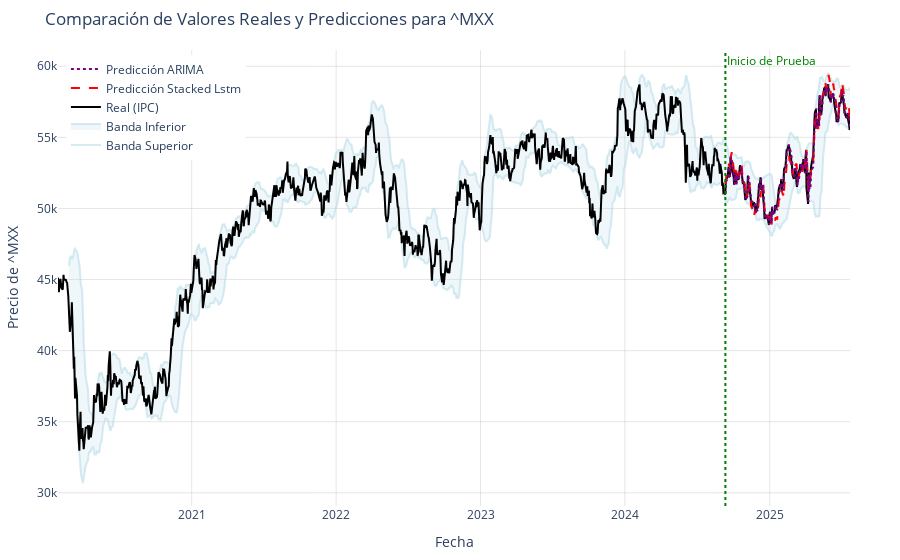

This figure's notebook cell:
### Code cell
# --- Final Interactive Prediction Plot and Learning Curve ---

# --- Evaluation and Plotting Helper Functions ---
def update_layout(fig, ticker):
    fig.update_layout(
        title=f'Comparación de Valores Reales y Predicciones para {ticker}',
        xaxis_title='Fecha',
        yaxis_title=f'Precio de {ticker}',
        template='plotly_white',
        hovermode='x unified',
        legend=dict(yanchor="top", y=0.99, xanchor="left", x=0.01),
        showlegend=True, margin=dict(l=50, r=50, t=50, b=50)
    )
    fig.update_xaxes(showgrid=True, gridwidth=1, gridcolor='rgba(128,128,128,0.2)')
    fig.update_yaxes(showgrid=True, gridwidth=1, gridcolor='rgba(128,128,128,0.2)')

# --- Final Interactive Prediction Plot ---
full_history_df = pd.DataFrame({'Real': features_df[TARGET_TICKER]}, index=features_df.index)
pred_test_df = pd.DataFrame({'Predicción': lstm_final_preds}, index=dates_test)
cutoff_date = dates_test.min().to_pydatetime()

# Calculate Bollinger Bands for the entire dataset for context
full_history_df['BB_MA'] = full_history_df['Real'].rolling(window=20).mean()
full_history_df['BB_STD'] = full_history_df['Real'].rolling(window=20).std()
full_history_df['BB_UPPER'] = full_history_df['BB_MA'] + (full_history_df['BB_STD'] * 2)
full_history_df['BB_LOWER'] = full_history_df['BB_MA'] - (full_history_df['BB_STD'] * 2)

fig = go.Figure()

# Add Bollinger Bands (confidence bands)
fig.add_trace(go.Scatter(x=full_history_df.index, y=full_history_df['BB_UPPER'], mode='lines', line=dict(color='rgba(173, 216, 230, 0.5)'), name='Banda Superior'))
fig.add_trace(go.Scatter(x=full_history_df.index, y=full_history_df['BB_LOWER'], mode='lines', line=dict(color='rgba(173, 216, 230, 0.5)'), fill='tonexty', fillcolor='rgba(173, 216, 230, 0.2)', name='Banda Inferior'))

# Add real values
fig.add_trace(go.Scatter(x=full_history_df.index, y=full_history_df['Real'], name='Real (IPC)', line=dict(color='black', width=2)))

# Add winning LSTM predictions
fig.add_trace(go.Scatter(x=pred_test_df.index, y=pred_test_df['Predicción'], name=f'Predicción {final_model_name}', line=dict(color='red', width=2, dash='dash')))

# Add ARIMA predictions
fig.add_trace(go.Scatter(x=dates_test, y=arima_preds, name='Predicción ARIMA', line=dict(color='purple', width=2, dash='dot')))

# Add vertical line
fig.add_vline(x=cutoff_date, line_dash="dot", line_color="green")
fig.add_annotation(x=cutoff_date, y=1, yref="paper", text="Inicio de Prueba", showarrow=False, xanchor="left", font=dict(color="green"))

# Update layout
update_layout(fig, TARGET_TICKER)
print("\n--- Gráfica Comparativa de Predicciones en el Conjunto de Prueba ---")
fig.show()

# --- Learning Curve ---
model_type_key = list(training_histories.keys())[0]
history_data = training_histories[model_type_key]

plt.figure(figsize=(18, 6))
plt.plot(history_data['train_loss'], label='Pérdida de Entrenamiento')
plt.plot(history_data['val_loss'], label='Pérdida de Validación')
plt.title(f'Curvas de Aprendizaje para el Modelo Ganador: {model_type_key}', fontsize=16)
plt.xlabel('Épocas')
plt.ylabel('Pérdida (MSE)')
best_epoch = np.argmin(history_data['val_loss'])
plt.axvline(x=best_epoch, color='r', linestyle='--', label=f'Mejor Época: {best_epoch+1}')
plt.legend()
plt.grid(True)
print(f"\n--- Curva de Aprendizaje del Modelo {model_type_key} ---")
plt.show()

### Figure 1 — Plotly figure (JSON) as saved in the notebook; plotly's stock layout.template omitted (floating-point values rounded to 4 significant figures; data arrays with more than 128 entries replaced by an {"elided": "..."} marker saying what was removed)
{"data": [{"line": {"color": "rgba(173, 216, 230, 0.5)"}, "mode": "lines", "name": "Banda Superior", "type": "scatter", "x": {"elided": "1380 str values"}, "y": {"elided": "1380 float values"}}, {"fill": "tonexty", "fillcolor": "rgba(173, 216, 230, 0.2)", "line": {"color": "rgba(173, 216, 230, 0.5)"}, "mode": "lines", "name": "Banda Inferior", "type": "scatter", "x": {"elided": "1380 str values"}, "y": {"elided": "1380 float values"}}, {"line": {"color": "black", "width": 2}, "name": "Real (IPC)", "type": "scatter", "x": {"elided": "1380 str values"}, "y": {"elided": "1380 float values"}}, {"line": {"color": "red", "dash": "dash", "width": 2}, "name": "Predicción Stacked Lstm", "type": "scatter", "x": {"elided": "215 str values"}, "y": {"elided": "215 float values"}}, {"line": {"color": "purple", "dash": "dot", "width": 2}, "name": "Predicción ARIMA", "type": "scatter", "x": {"elided": "215 str values"}, "y": {"elided": "215 float values"}}], "layout": {"annotations": [{"font": {"color": "green"}, "showarrow": false, "text": "Inicio de Prueba", "x": "2024-09-11T00:00:00", "xanchor": "left", "y": 1, "yref": "paper"}], "hovermode": "x unified", "legend": {"x": 0.01, "xanchor": "left", "y": 0.99, "yanchor": "top"}, "margin": {"b": 50, "l": 50, "r": 50, "t": 50}, "shapes": [{"line": {"color": "green", "dash": "dot"}, "type": "line", "x0": "2024-09-11T00:00:00", "x1": "2024-09-11T00:00:00", "xref": "x", "y0": 0, "y1": 1, "yref": "y domain"}], "showlegend": true, "title": {"text": "Comparación de Valores Reales y Predicciones para ^MXX"}, "xaxis": {"gridcolor": "rgba(128,128,128,0.2)", "gridwidth": 1, "showgrid": true, "title": {"text": "Fecha"}}, "yaxis": {"gridcolor": "rgba(128,128,128,0.2)", "gridwidth": 1, "showgrid": true, "title": {"text": "Precio de ^MXX"}}}}
